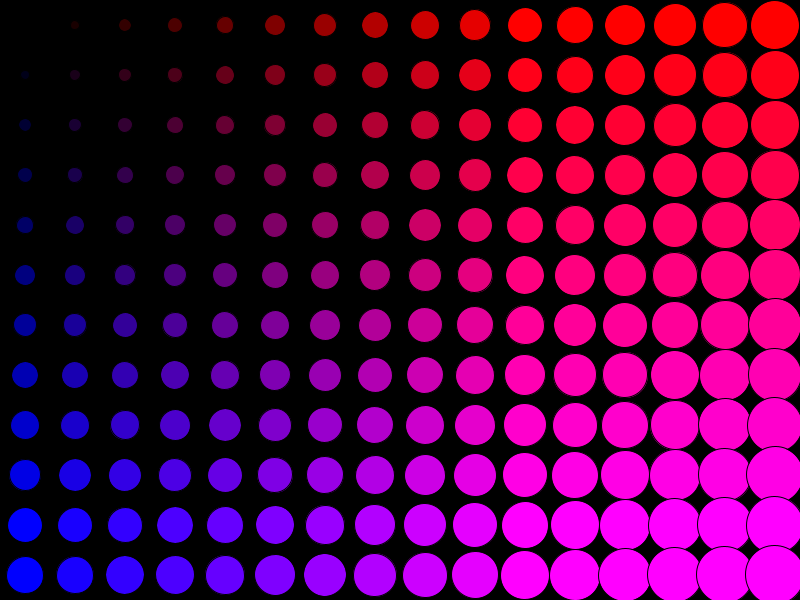
Frame 1 (no input)
Frame 60 (the mouse pressed at the canvas centre just before this capture): identical to frame 1, image omitted
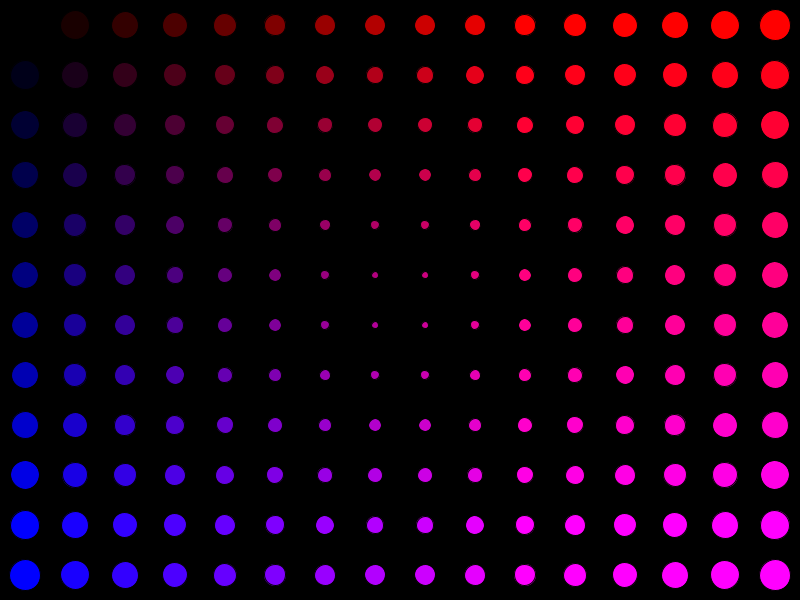
Frame 120 (the mouse held since frame 60 and released just before this capture)

The Processing sketch that drew these frames (run headless with seeded random() and noise(); from frame 60 on, the mouse is pressed at the canvas centre):

// Processing sketch: Grid_Sketch
// ── Grid_Sketch.pde
int size = 50;
int cols, rows;
  
  
  

void setup()
{
  
  size(800,600);
  cols = width/size;
  rows = height/size;
  
  
}


void draw()
{
  
  background(0);
  
  
  for(int i=0; i<cols; i++)
  {
    for (int j=0; j<rows;j++)
    {
    float d = dist(mouseX,mouseY,i*size + size/2, j*size + size/2);
    
    float s = map(d, 0, width, 5, size);
    
    
    int r = int(map(i,0,10,0,255));
    int b = int(map(j,0,10,0,255));
    fill(r,0,b);
    
    ellipse(i*size+size/2,j*size+size/2,s,s);
    }
    
  }
  
 
    
 
  
  
  
  
}
